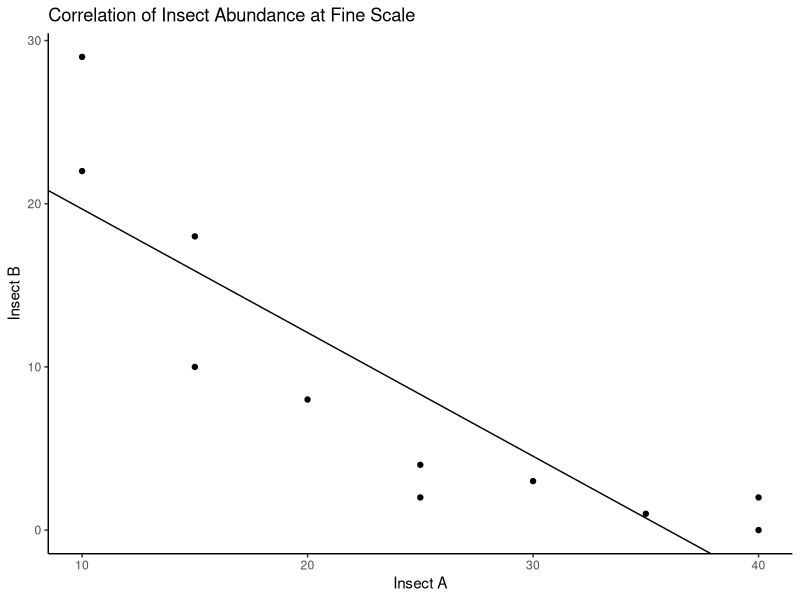
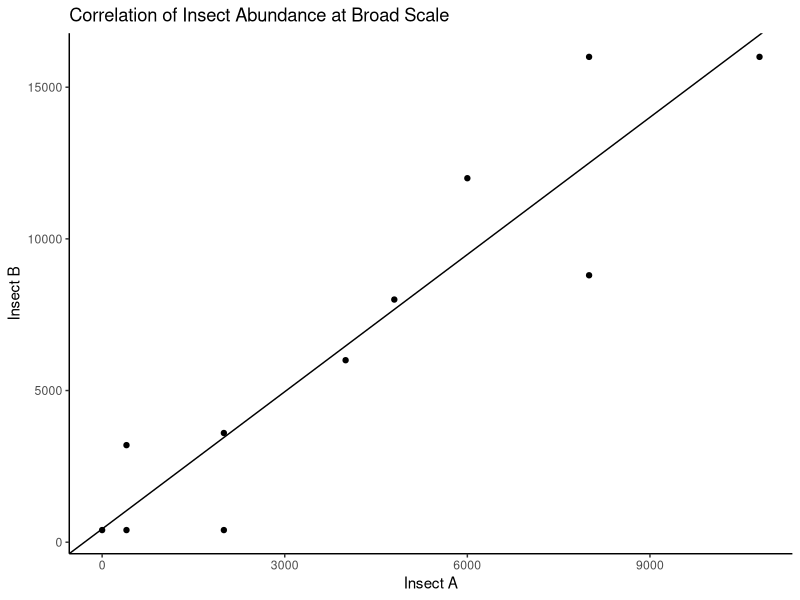

The R script that drew these images, in order:
## ---- chunk 1
knitr::opts_chunk$set(echo = F)
require(tidyverse)
## ---- chunk 2
q_1_data <- tibble(
  meters = c((0:10)*10),
  ins_a = c(40,30,40,25,10,10,15,20,15,35,25),
  ins_b = c(2,3,0,4,29,22,18,8,10,1,2)
)

lm_fine <- with(q_1_data, lm(ins_b ~ ins_a))

ggplot(data = q_1_data, aes(x = ins_a, y = ins_b)) +
  geom_point() +
  theme_classic() +
  labs(x = "Insect A", y = "Insect B", title = "Correlation of Insect Abundance at Fine Scale") + 
  geom_abline(slope = -0.7575, intercept = 27.2491)
## ---- chunk 3
summary(lm_fine)
## ---- chunk 4
q_3_data <- tibble(
  meters = c((0:10) * 2000),
  ins_a = c(8000,4800,2000,6000,0,400,400,10800,4000,2000,8000),
  ins_b = c(16000,8000,400,12000,400,400,3200,16000,6000,3600,8800)
)

lm_broad <- with(q_3_data, lm(ins_b ~ ins_a))

ggplot(data = q_3_data, aes(x = ins_a, y = ins_b)) +
  geom_point() +
  theme_classic() +
  labs(x = "Insect A", y = "Insect B", 
       title = "Correlation of Insect Abundance at Broad Scale") + 
  geom_abline(slope = 1.508, intercept = 437.475)

summary(lm_broad)
